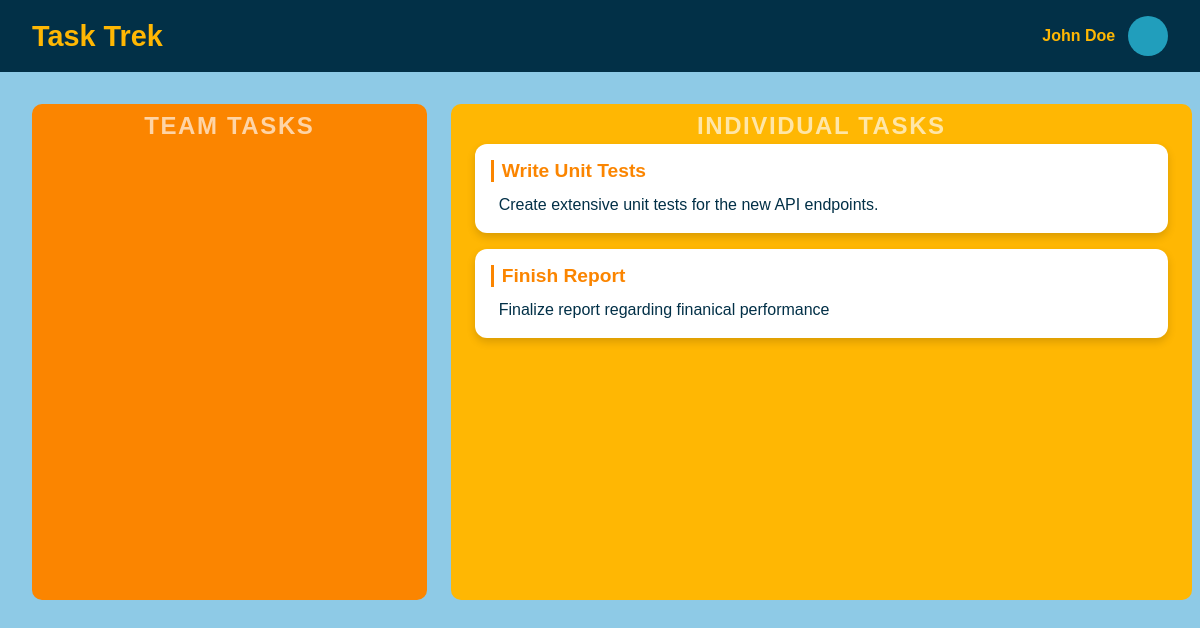
The page /user/1/ on the database its author committed.
### tasktrek/models.py (models this page shows, shortened)
class Employee(models.Model):
    id = models.AutoField(primary_key=True)
    name = models.CharField(max_length = 64)
    is_admin = models.BooleanField(default=False)
    tasks = models.CharField(max_length = 64)
    username = models.CharField(max_length = 64, default="nousername")
    password = models.IntegerField(default = 11111)

class Task(models.Model):
    id = models.AutoField(primary_key = True)
    name = models.CharField(max_length = 32, default="...")
    description = models.CharField(max_length = 100)
    due_date = models.DateField()
    is_complete = models.BooleanField(default = False)
    is_team = models.BooleanField(default=False)
    def __str__(self):
        return f"{self.id}~{self.name}~{self.description}~{self.due_date}~{self.is_complete}~{self.is_team}"

### tasktrek/views.py (the view)
# urls.py: path('user/<int:employee_id>/', views.user, name="user"),
def user(request, employee_id):
    dataConnector = sqlite3.connect('db.sqlite3')
    cursor = dataConnector.cursor()
    print("Look at my employee id")
    print(employee_id)
    cursor.execute("SELECT * FROM tasktrek_employee WHERE id = ?", [employee_id])
    employee_data = cursor.fetchone()
    print("Look at my employee data")
    print(employee_data)
    employee_tasks = employee_data[3]
    print("Look at my employees tasks...")
    print(employee_tasks)
    print(type(employee_tasks))
    clean_employee_tasks = employee_tasks.split(",")
    print("Look at my REAL employee tasks...")
    print(clean_employee_tasks)
    task_list = Task.objects.all()
    clean_task_list = []
    for task in task_list:
        copy_task = str(task)
        clean_task_list.append(copy_task.split("~"))
    print("Cleaned up task list")
    print(clean_task_list)
    task_array = []
    for a_task_id in clean_employee_tasks:
        for a_task in clean_task_list:
            if a_task_id == a_task[0]:
                task_array.append(Task.objects.get(id=a_task_id))
    print("All tasks compiled!!!")
    print(type(task_array[0]))
    context = {
        'tasks' : task_array,
        'name' : employee_data[1]
    }
    return render(request, "user.html", context)

### tasktrek/templates/user.html (shortened to what this page needs)
<!DOCTYPE html>
<html lang="en">
<head>
    {% load static %}
    <link rel="stylesheet" href="{% static 'css/styles.css' %}">
</head>
<body>
    <div class="header-bar">
        <h1>Task Trek</h1>
        <div class="user-info">
            <span class="user-name">{{name}}</span>
            <div class="profile-picture"></div>
        </div>
    </div>
    <div class="tasks-container">
        <div class="team-tasks">
            <div class="background-label">Team Tasks</div>
        </div>
        <div class="individual-tasks">
            <div class="background-label">Individual Tasks</div>
            {% for task in tasks %}
                {% if task.is_team == 0 %}
                <div class="task-card">
                    <h3>{{task.name}}</h3>
                    <p>{{task.description}}</p>
                </div>
                {% endif %}
            {% endfor %}
        </div>
    </div>
</body>
</html>

### tasktrek/static/css/styles.css (style rules this page uses)
* { margin: 0; padding: 0; box-sizing: border-box; }
body { font-family: 'Arial', sans-serif; background-color: #8ecae6; color: white; padding: 0; }
.header-bar { background-color: #023047; padding: 1rem 2rem; display: flex; align-items: center; justify-content: space-between; color: white; }
.header-bar h1 { font-size: 1.8rem; font-weight: bold; color: #ffb703; }
.user-info { display: flex; align-items: center; }
.user-info .profile-picture { width: 40px; height: 40px; border-radius: 50%; background-color: #219ebc; margin-left: 0.8rem; }
.user-info .user-name { font-size: 1rem; font-weight: bold; color: #ffb703; }
.tasks-container { display: flex; padding: 2rem; gap: 1.5rem; }
.team-tasks { flex: 1; background-color: #fb8500; border-radius: 10px; padding: 1.5rem; position: relative; }
.individual-tasks { flex: 2; background-color: #ffb703; border-radius: 10px; padding: 1.5rem; position: relative; }
.background-label { position: absolute; top: 0.5rem; left: 50%; transform: translateX(-50%); font-size: 1.5rem; color: rgba(255, 255, 255, 0.65); text-transform: uppercase; font-weight: bold; letter-spacing: 0.1rem; }
.task-card { margin: 1rem 0; padding: 1rem; background: white; border-radius: 12px; box-shadow: 0 4px 8px rgba(0, 0, 0, 0.15); color: #023047; transition: transform 0.3s ease, box-shadow 0.3s ease; }
.task-card h3 { font-size: 1.2rem; margin-bottom: 0.7rem; padding-left: 0.5rem; border-left: 3px solid #fb8500; color: #fb8500; }
.task-card p { font-size: 1rem; padding-left: 0.5rem; margin-top: 0; color: #023047; line-height: 1.5; text-align: start; }
.tasks-container { display: flex; gap: 1.5rem; height: 70vh; overflow-y: auto; padding-right: 0.5rem; }
.task-card h3 { text-decoration: none; }

### rows shown on the page
Employee: name "John Doe"
Task: name "Write Unit Tests", description "Create extensive unit tests for the new API endpoints."
Task: name "Finish Report", description "Finalize report regarding finanical performance"
